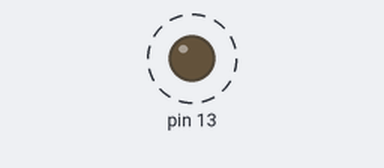
This sketch was run on a simulated Arduino Uno, built with avr-gcc and run on an emulated ATmega328P. Parts: output pins drawn as LEDs (lit = HIGH). Dashed ring = blinking. What the sketch prints to the serial monitor is not drawn.

Above: at 0.2 s.
Timing chart, 0 to 3.0 s (numbered marks = the images above):
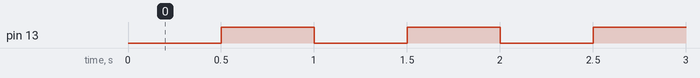

The sketch:

PRAKTIKUM_6.1.ino
```cpp
boolean dataLed = 0;
unsigned int overflowCount = 0;
void setup() {
 Serial.begin(9600);
 pinMode(13, OUTPUT);
 TCCR1A = 0;
 TCCR1B = 0;
 TCNT1 = 34286;
 TCCR1B |= (1 << CS12);
 TIMSK1 |= (1 << TOIE1);
 sei();
}
ISR(TIMER1_OVF_vect) {
 TCNT1 = 34286;
 if(dataLed == 0) {
 dataLed = 1;
 }
 else {
 dataLed = 0;
 }
 digitalWrite(13, dataLed);
 overflowCount++;
}
void loop() {
 Serial.print("Overflow count = ");
 Serial.println(overflowCount,DEC);
 delay(100);
}
```

Measured:
- by itself, pin 13: alternates HIGH for 0.50 s and LOW for 0.50 s
